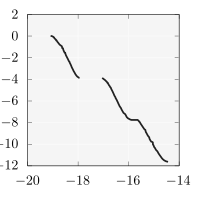

Write the gnuplot code that produced this figure.
set size square
unset key
set lmargin 2
set rmargin 1
set tmargin 1
set bmargin 2

set xtics 2
set ytics 2

# set format x "$%.1f$"
# set format y "$%.1f$"

plot 'kursawe_200_tessellation.dat' u 1:2 w lines lw 5 lc rgb "#222222"
